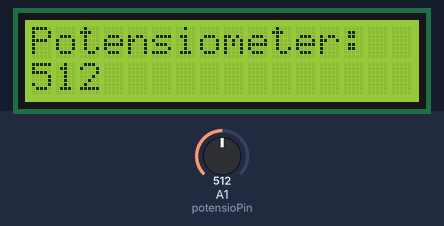
The sketch below on a simulated Arduino Uno, built with avr-gcc and run on an emulated ATmega328P. On the bench: 16×2 character LCD. Inputs (shaded band) come from the test bench; at power-on: A1 (potensioPin) = 512.

Above: at 1.2 s.
1.3 s: A1 (potensioPin) set to 716
At 1.7 s:
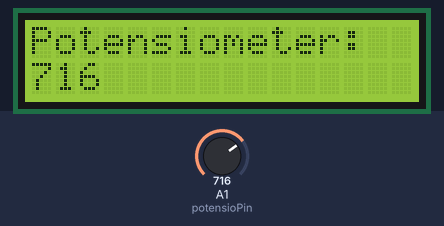
2.8 s: A1 (potensioPin) set to 900
At 4.1 s:
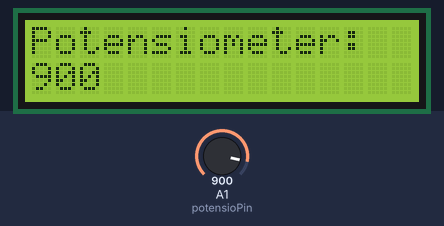
4.4 s: A1 (potensioPin) set to 1023
At 5.3 s:
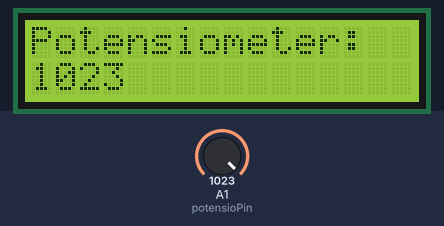
Timing chart, 0 to 7.4 s (numbered marks = the images above; inputs shaded):
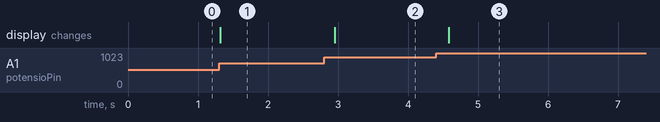

The sketch:

lcd_potensio.ino
```cpp
#include <LiquidCrystal_I2C.h>
LiquidCrystal_I2C lcd(0x27, 16, 2);

const int potensioPin = A1;
const int LEDPin = 9;
int nilaiPotensio = 0;

void setup() {
  lcd.begin();         // inisialisasi lcd
  lcd.print ("Potensiometer:  ");    // menulis "Potensiometer" pada baris pertama
  lcd.setCursor(0, 1);      // memindahkan kursor ke baris ke dua
  lcd.print ("                ");     // sebagai clear screen pada baris ke dua
  Serial.begin(9600);
}
void loop()
{
  nilaiPotensio = analogRead(potensioPin);
  lcd.setCursor (0, 1);
  lcd.print(nilaiPotensio); // menampilkan nilai parameter di dalam kurung
  delay(200);
}
```

Measured:
- after the input at 1.3 s, the display: changes at once (image 1)
- after the input at 2.8 s, the display: changes after 0.15 s (image 2)
- after the input at 4.4 s, the display: changes after 0.18 s (image 3)
